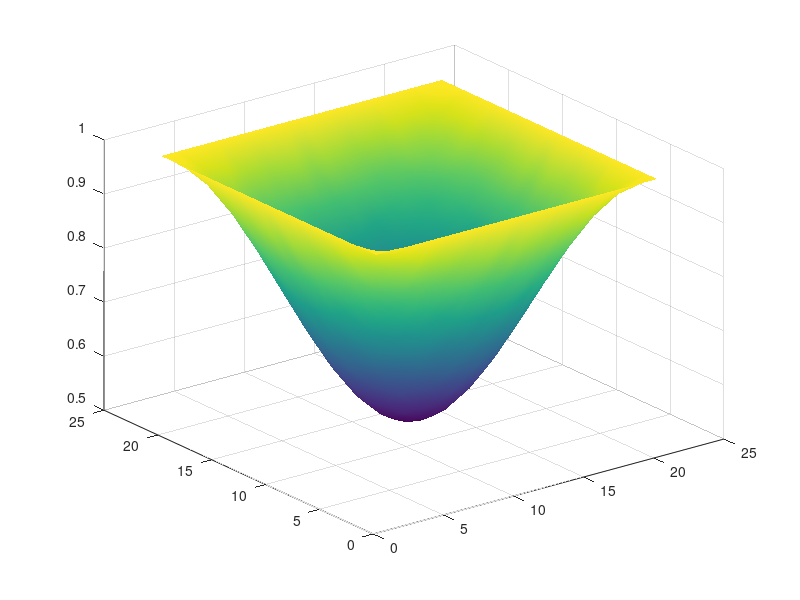

Source code (MATLAB): (Note: this script raises an error after producing the figure.)
% Auto-generated MATLAB script
field = [ ...
    1.00000000E+00   1.00000000E+00   1.00000000E+00   1.00000000E+00   1.00000000E+00   1.00000000E+00   1.00000000E+00   1.00000000E+00   1.00000000E+00   1.00000000E+00   1.00000000E+00   1.00000000E+00   1.00000000E+00   1.00000000E+00   1.00000000E+00   1.00000000E+00   1.00000000E+00   1.00000000E+00   1.00000000E+00   1.00000000E+00   1.00000000E+00; ...
    1.00000000E+00   9.88408089E-01   9.77117598E-01   9.66411650E-01   9.56568778E-01   9.47817564E-01   9.40381467E-01   9.34413373E-01   9.30065870E-01   9.27411139E-01   9.26527739E-01   9.27411139E-01   9.30065870E-01   9.34413373E-01   9.40381467E-01   9.47817564E-01   9.56568778E-01   9.66411650E-01   9.77117598E-01   9.88408089E-01   1.00000000E+00; ...
    1.00000000E+00   9.77117598E-01   9.54822421E-01   9.33696508E-01   9.14252341E-01   8.96991491E-01   8.82293522E-01   8.70531440E-01   8.61927271E-01   8.56708884E-01   8.54942083E-01   8.56708884E-01   8.61927271E-01   8.70531440E-01   8.82293522E-01   8.96991491E-01   9.14252341E-01   9.33696508E-01   9.54822421E-01   9.77117598E-01   1.00000000E+00; ...
    1.00000000E+00   9.66411650E-01   9.33696508E-01   9.02675331E-01   8.74154806E-01   8.48797679E-01   8.27251077E-01   8.09958398E-01   7.97360957E-01   7.89669096E-01   7.87109196E-01   7.89669096E-01   7.97360957E-01   8.09958398E-01   8.27251077E-01   8.48797679E-01   8.74154806E-01   9.02675331E-01   9.33696508E-01   9.66411650E-01   1.00000000E+00; ...
    1.00000000E+00   9.56568778E-01   9.14252341E-01   8.74154806E-01   8.37249875E-01   8.04488420E-01   7.76591897E-01   7.54267156E-01   7.37936914E-01   7.28031993E-01   7.24679053E-01   7.28031993E-01   7.37936914E-01   7.54267156E-01   7.76591897E-01   8.04488420E-01   8.37249875E-01   8.74154806E-01   9.14252341E-01   9.56568778E-01   1.00000000E+00; ...
    1.00000000E+00   9.47817564E-01   8.96991491E-01   8.48797679E-01   8.04488420E-01   7.65094519E-01   7.31619835E-01   7.04754770E-01   6.85183346E-01   6.73233986E-01   6.69256568E-01   6.73233986E-01   6.85183346E-01   7.04754770E-01   7.31619835E-01   7.65094519E-01   8.04488420E-01   8.48797679E-01   8.96991491E-01   9.47817564E-01   1.00000000E+00; ...
    1.00000000E+00   9.40381467E-01   8.82293522E-01   8.27251077E-01   7.76591897E-01   7.31619835E-01   6.93326712E-01   6.62681222E-01   6.40265405E-01   6.26668453E-01   6.22066498E-01   6.26668453E-01   6.40265405E-01   6.62681222E-01   6.93326771E-01   7.31619835E-01   7.76591897E-01   8.27251077E-01   8.82293522E-01   9.40381467E-01   1.00000000E+00; ...
    1.00000000E+00   9.34413373E-01   8.70531440E-01   8.09958398E-01   7.54267156E-01   7.04754770E-01   6.62681222E-01   6.28916264E-01   6.04317188E-01   5.89299202E-01   5.84299564E-01   5.89299262E-01   6.04317188E-01   6.28916264E-01   6.62681222E-01   7.04754770E-01   7.54267156E-01   8.09958398E-01   8.70531440E-01   9.34413373E-01   1.00000000E+00; ...
    1.00000000E+00   9.30065870E-01   8.61927271E-01   7.97360957E-01   7.37936914E-01   6.85183346E-01   6.40265405E-01   6.04317188E-01   5.78023672E-01   5.62073708E-01   5.56676149E-01   5.62073708E-01   5.78023672E-01   6.04317188E-01   6.40265465E-01   6.85183346E-01   7.37936914E-01   7.97360957E-01   8.61927271E-01   9.30065870E-01   1.00000000E+00; ...
    1.00000000E+00   9.27411139E-01   8.56708884E-01   7.89669096E-01   7.28031993E-01   6.73233986E-01   6.26668453E-01   5.89299202E-01   5.62073708E-01   5.45452952E-01   5.39919078E-01   5.45452952E-01   5.62073708E-01   5.89299262E-01   6.26668453E-01   6.73233986E-01   7.28031993E-01   7.89669096E-01   8.56708884E-01   9.27411139E-01   1.00000000E+00; ...
    1.00000000E+00   9.26527739E-01   8.54942083E-01   7.87109196E-01   7.24679053E-01   6.69256568E-01   6.22066498E-01   5.84299564E-01   5.56676149E-01   5.39919078E-01   5.34248710E-01   5.39919078E-01   5.56676149E-01   5.84299564E-01   6.22066498E-01   6.69256568E-01   7.24679053E-01   7.87109196E-01   8.54942083E-01   9.26527739E-01   1.00000000E+00; ...
    1.00000000E+00   9.27411139E-01   8.56708884E-01   7.89669096E-01   7.28031993E-01   6.73233986E-01   6.26668453E-01   5.89299262E-01   5.62073708E-01   5.45452952E-01   5.39919078E-01   5.45452952E-01   5.62073708E-01   5.89299262E-01   6.26668453E-01   6.73233986E-01   7.28031993E-01   7.89669096E-01   8.56708884E-01   9.27411139E-01   1.00000000E+00; ...
    1.00000000E+00   9.30065870E-01   8.61927271E-01   7.97360957E-01   7.37936914E-01   6.85183346E-01   6.40265405E-01   6.04317188E-01   5.78023672E-01   5.62073708E-01   5.56676149E-01   5.62073708E-01   5.78023672E-01   6.04317188E-01   6.40265465E-01   6.85183346E-01   7.37936914E-01   7.97360957E-01   8.61927271E-01   9.30065870E-01   1.00000000E+00; ...
    1.00000000E+00   9.34413373E-01   8.70531440E-01   8.09958398E-01   7.54267156E-01   7.04754770E-01   6.62681222E-01   6.28916264E-01   6.04317188E-01   5.89299262E-01   5.84299564E-01   5.89299262E-01   6.04317188E-01   6.28916264E-01   6.62681222E-01   7.04754770E-01   7.54267156E-01   8.09958398E-01   8.70531440E-01   9.34413373E-01   1.00000000E+00; ...
    1.00000000E+00   9.40381467E-01   8.82293522E-01   8.27251077E-01   7.76591897E-01   7.31619835E-01   6.93326771E-01   6.62681222E-01   6.40265465E-01   6.26668453E-01   6.22066498E-01   6.26668453E-01   6.40265465E-01   6.62681222E-01   6.93326771E-01   7.31619835E-01   7.76591897E-01   8.27251077E-01   8.82293522E-01   9.40381467E-01   1.00000000E+00; ...
    1.00000000E+00   9.47817564E-01   8.96991491E-01   8.48797679E-01   8.04488420E-01   7.65094519E-01   7.31619835E-01   7.04754770E-01   6.85183346E-01   6.73233986E-01   6.69256568E-01   6.73233986E-01   6.85183346E-01   7.04754770E-01   7.31619835E-01   7.65094519E-01   8.04488420E-01   8.48797679E-01   8.96991491E-01   9.47817564E-01   1.00000000E+00; ...
    1.00000000E+00   9.56568778E-01   9.14252341E-01   8.74154806E-01   8.37249875E-01   8.04488420E-01   7.76591897E-01   7.54267156E-01   7.37936914E-01   7.28031993E-01   7.24679053E-01   7.28031993E-01   7.37936914E-01   7.54267156E-01   7.76591897E-01   8.04488420E-01   8.37249875E-01   8.74154806E-01   9.14252341E-01   9.56568778E-01   1.00000000E+00; ...
    1.00000000E+00   9.66411650E-01   9.33696508E-01   9.02675331E-01   8.74154806E-01   8.48797679E-01   8.27251077E-01   8.09958398E-01   7.97360957E-01   7.89669096E-01   7.87109196E-01   7.89669096E-01   7.97360957E-01   8.09958398E-01   8.27251077E-01   8.48797679E-01   8.74154806E-01   9.02675331E-01   9.33696508E-01   9.66411650E-01   1.00000000E+00; ...
    1.00000000E+00   9.77117598E-01   9.54822421E-01   9.33696508E-01   9.14252341E-01   8.96991491E-01   8.82293522E-01   8.70531440E-01   8.61927271E-01   8.56708884E-01   8.54942083E-01   8.56708884E-01   8.61927271E-01   8.70531440E-01   8.82293522E-01   8.96991491E-01   9.14252341E-01   9.33696508E-01   9.54822421E-01   9.77117598E-01   1.00000000E+00; ...
    1.00000000E+00   9.88408089E-01   9.77117598E-01   9.66411650E-01   9.56568778E-01   9.47817564E-01   9.40381467E-01   9.34413373E-01   9.30065870E-01   9.27411139E-01   9.26527739E-01   9.27411139E-01   9.30065870E-01   9.34413373E-01   9.40381467E-01   9.47817564E-01   9.56568778E-01   9.66411650E-01   9.77117598E-01   9.88408089E-01   1.00000000E+00; ...
    1.00000000E+00   1.00000000E+00   1.00000000E+00   1.00000000E+00   1.00000000E+00   1.00000000E+00   1.00000000E+00   1.00000000E+00   1.00000000E+00   1.00000000E+00   1.00000000E+00   1.00000000E+00   1.00000000E+00   1.00000000E+00   1.00000000E+00   1.00000000E+00   1.00000000E+00   1.00000000E+00   1.00000000E+00   1.00000000E+00   1.00000000E+00 ];

% Surface plot (auto-generated)
[ny, nx] = size(field);
[X, Y] = meshgrid(1:nx, 1:ny);
fig = figure('Color','w');
ax = axes('Parent', fig);
h = surf(ax, X, Y, field);
shading(ax, 'interp');
colormap(ax, parula);
cb = colorbar(ax);
cb.Label.String = 'field value';
grid(ax, 'on');
box(ax, 'on');
axis(ax, 'tight');
view(ax, 45, 30);
xlabel(ax, 'i (x index)');
ylabel(ax, 'j (y index)');
zlabel(ax, 'field');
title(ax, sprintf('field (%d x %d)', ny, nx));
set(ax, 'FontSize', 12, 'LineWidth', 1);
set(h, 'EdgeColor', 'k');
drawnow;
